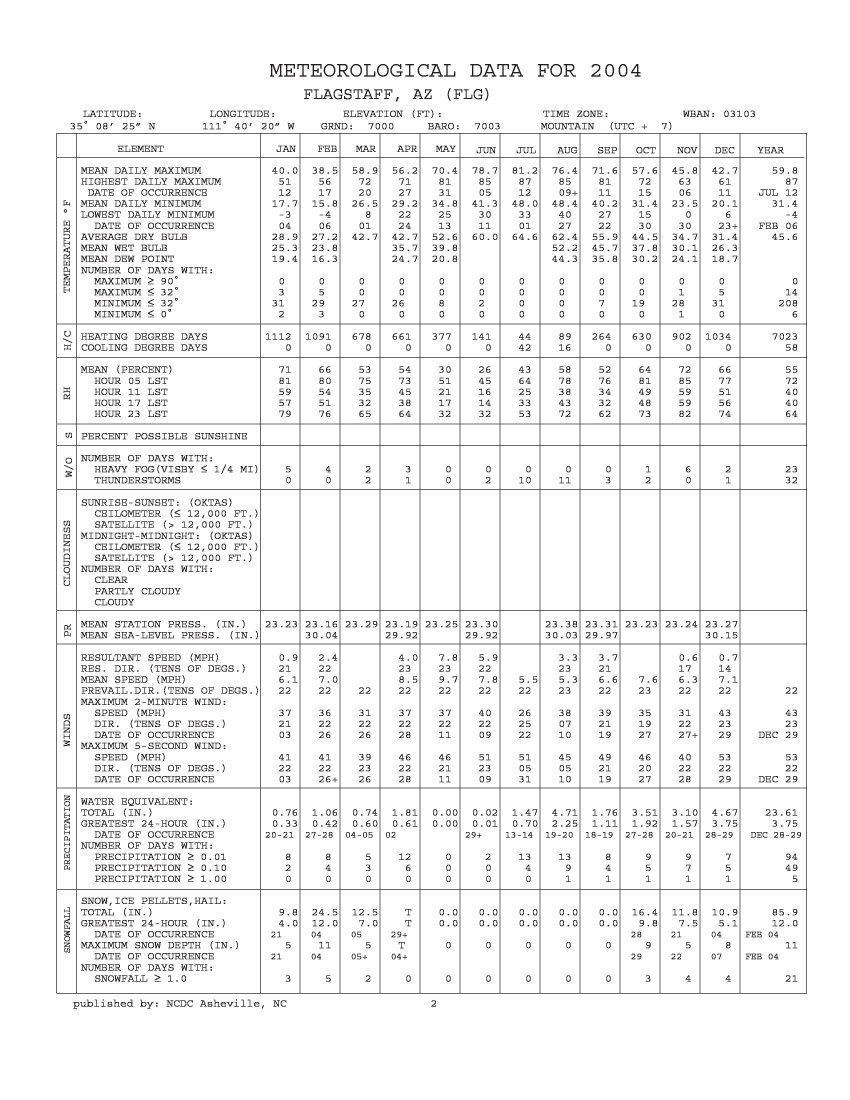
#> input picture 2004FLG-1.png, 2550 x 3300 px (shown at 1/3 size)
$ python 'extract lines.py'
#> lines starting #> are read from the running program, lines starting #| are printed output that depends on the picture; after the words box and inside, x2 and y2 are one past the last pixel; in counts of white or black regions, pixels touching at a corner belong together
#> in main, arr is the input picture: shape (3300, 2550, 3); mean B, G, R 243.3, 243.2, 243.5
#| (3300, 2550, 3)
#include <iostream>
#include <opencv2/opencv.hpp>

#using namespace std;
import cv2
import numpy as np

def downscale_image(im, H,W):
    """Shrink im until its longest dimension is <= max_dim.

    Returns new_image, scale (where scale <= 1).
    """
#> called with H = 660, W = 510
    shp = im.shape
#> shp = (3300, 2550, 3)
    a =shp[0] #Height
#> a = 3300
    b =shp[1] #Width
#> b = 2550
##    if max(a, b) <= max_dim:
##        return 1.0, im

    scaleW = 1.0 * W / b
#> scaleW = 0.2
    scaleH = 1.0 * H / a
#> scaleH = 0.2
    scale = min(scaleH,scaleW)
#> scale = 0.2

##    new_im = np.resize(im,(int(a * scaleH), int(b * scaleW)))
    #new_im = np.resize(im,newShape)

    #opencv takes (Width,Height)
    new_im = cv2.resize(im,(W,H),interpolation = cv2.INTER_AREA)
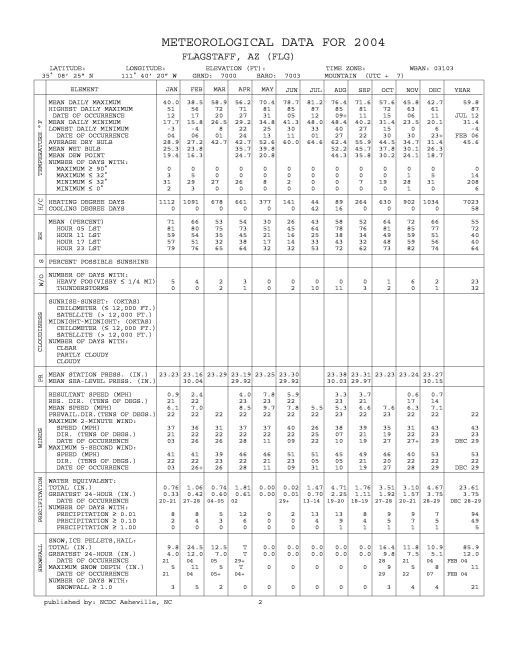
#> new_im: shape (660, 510, 3); mean B, G, R 243.3, 243.2, 243.5
    return new_im


def main():
    path = '2004FLG-1.png'
    kernel = np.ones((5,5), np.uint8)

    arr = cv2.imread(path)
    print(arr.shape)
##    cv2.imshow("original", arr)
##    cv2.waitKey(0)
    arr_resiz = downscale_image(arr, H=660,W=510)
##    cv2.imshow("rsz", arr_resiz)
##    cv2.waitKey(0)
    if len(arr_resiz.shape) == 3:
        arr_resiz_bw = cv2.cvtColor(arr_resiz, cv2.COLOR_BGR2GRAY)
    else:
        arr_resiz_bw = arr_resiz
##    cv2.imshow("gray", arr_resiz_bw)
##    cv2.waitKey(0)
    bw = cv2.adaptiveThreshold(arr_resiz_bw, 255, cv2.ADAPTIVE_THRESH_MEAN_C, cv2.THRESH_BINARY, 15, -2);
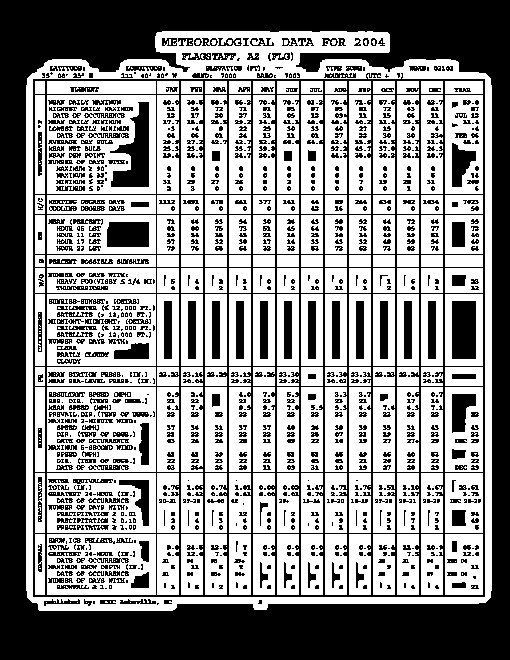
#> bw: shape (660, 510); 56.1% white; 1347 black regions (644 under 20 px), largest, box (x1, y1, x2, y2) and area: (0, 0, 510, 660) 77624, (33, 73, 485, 597) 24469, (110, 102, 149, 187) 1770
##    cv2.imshow("bw", bw)
##    cv2.waitKey(0)
    vertical = bw


    scale = 10
    for scale in range(1,501,10):
        horizontal = bw
        horizontalsize = int(round(horizontal.shape[1]/scale))
        horizontalStructure = cv2.getStructuringElement(cv2.MORPH_RECT, (horizontalsize,1))

        horizontal = cv2.erode(horizontal, horizontalStructure, iterations=10)
        horizontal = cv2.dilate(horizontal, horizontalStructure, iterations=10)
        cv2.imshow("horizontal"+str(scale), horizontal)
        cv2.waitKey(0)
        scale +=5
#> this loop made 50 passes
#> pass 2, in main, `horizontal = cv2.erode(horizontal, horizontalStructure, iterations=10)`:
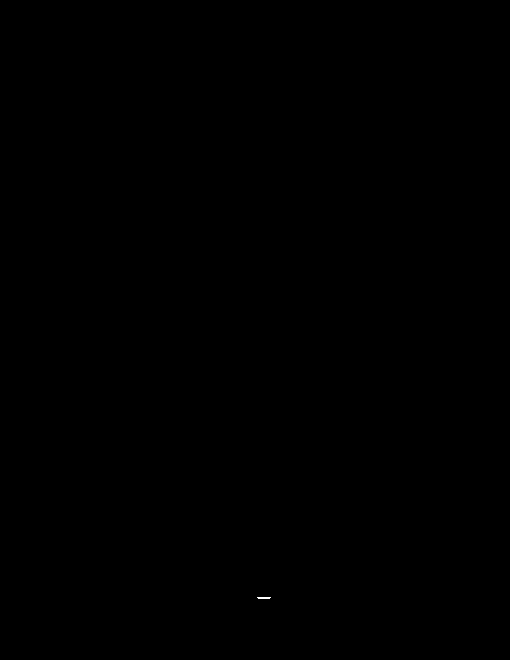
#> horizontal: shape (660, 510); 0.01% white in thin lines or dots, all inside (x1, y1, x2, y2) = (257, 597, 271, 599)
#> pass 2, in main, `horizontal = cv2.dilate(horizontal, horizontalStructure, iterations=10)`:
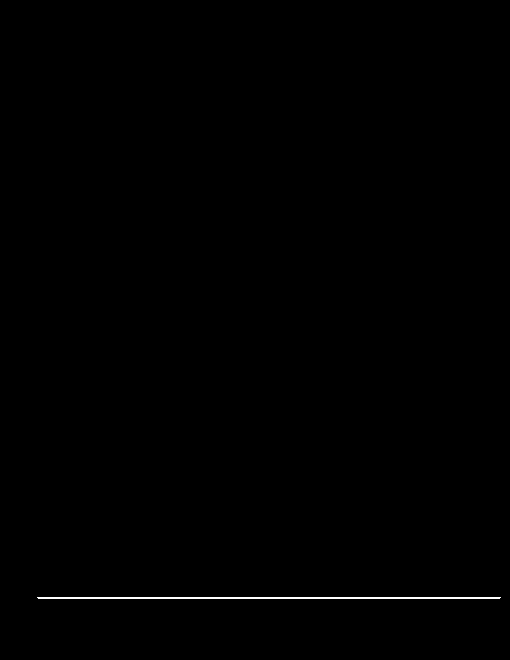
#> horizontal: shape (660, 510); 0.28% white in thin lines or dots, all inside (x1, y1, x2, y2) = (37, 597, 501, 599)
#> pass 3, in main, `horizontal = cv2.erode(horizontal, horizontalStructure, iterations=10)`:
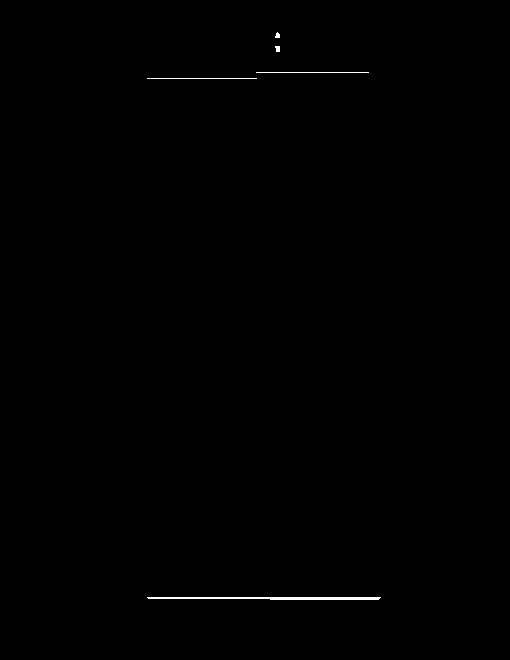
#> horizontal: shape (660, 510); 0.25% white in thin lines or dots, all inside (x1, y1, x2, y2) = (147, 32, 381, 600)

main()
#http://answers.opencv.org/question/63847/how-to-extract-tables-from-an-image/
